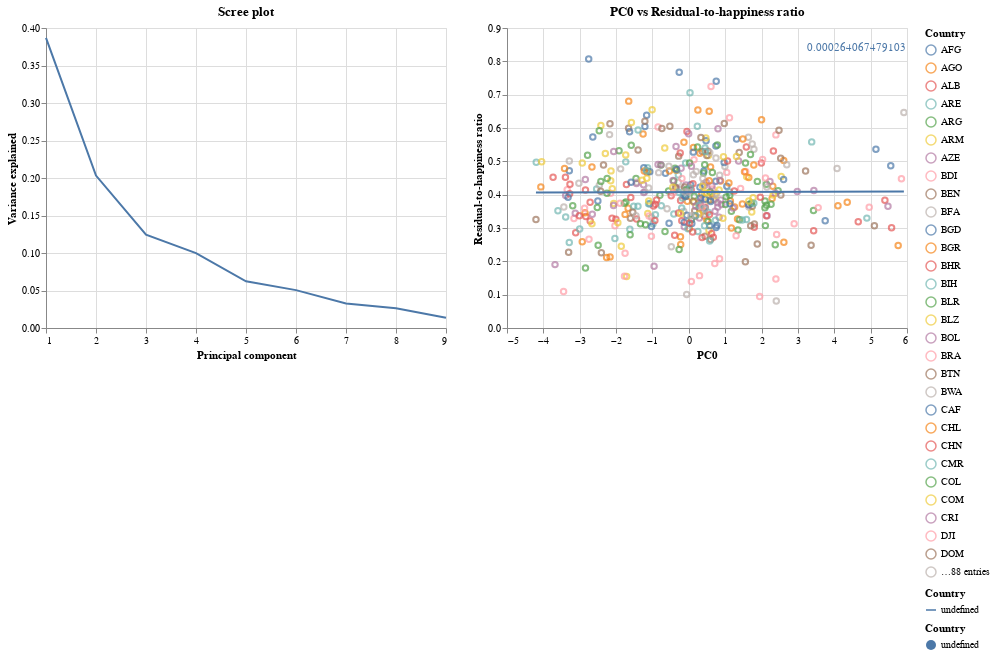

Notebook source saved alongside this figure:
### Code cell
urbanization_residual_ratio.visualize()

### Figure 1 — Vega-Lite specification as saved in the notebook (floating-point values rounded to 4 significant figures; data arrays with more than 128 entries replaced by an {"elided": "..."} marker saying what was removed)
{"config": {"view": {"continuousWidth": 400, "continuousHeight": 300}}, "hconcat": [{"data": {"name": "data-81e33ad8bafad9bc010a22228f01d38b"}, "mark": "line", "encoding": {"x": {"field": "indices", "title": "Principal component", "type": "quantitative"}, "y": {"field": "var_explained", "title": "Variance explained", "type": "quantitative"}}, "title": "Scree plot"}, {"layer": [{"mark": "point", "encoding": {"color": {"field": "Country", "type": "nominal"}, "tooltip": [{"field": "Country", "type": "nominal"}, {"field": "PC0", "type": "quantitative"}, {"field": "Residual-to-happiness ratio", "type": "quantitative"}], "x": {"field": "PC0", "type": "quantitative"}, "y": {"field": "Residual-to-happiness ratio", "type": "quantitative"}}, "selection": {"selector001": {"type": "interval", "bind": "scales", "encodings": ["x", "y"]}}, "title": "PC0 vs Residual-to-happiness ratio"}, {"mark": {"type": "line", "color": "black"}, "encoding": {"color": {"field": "Country", "type": "nominal"}, "tooltip": [{"field": "Country", "type": "nominal"}, {"field": "PC0", "type": "quantitative"}, {"field": "Residual-to-happiness ratio", "type": "quantitative"}], "x": {"field": "PC0", "type": "quantitative"}, "y": {"field": "Residual-to-happiness ratio", "type": "quantitative"}}, "title": "PC0 vs Residual-to-happiness ratio", "transform": [{"on": "PC0", "regression": "Residual-to-happiness ratio"}]}, {"mark": {"type": "text", "align": "left", "color": "black"}, "encoding": {"color": {"field": "Country", "type": "nominal"}, "text": {"field": "slope", "type": "quantitative"}, "tooltip": [{"field": "slope", "title": "Slope", "type": "quantitative"}, {"field": "intercept", "title": "Intercept", "type": "quantitative"}], "x": {"value": 300}, "y": {"value": 20}}, "title": "PC0 vs Residual-to-happiness ratio", "transform": [{"on": "PC0", "regression": "Residual-to-happiness ratio", "params": true}, {"calculate": "datum.coef[0]", "as": "intercept"}, {"calculate": "datum.coef[1]", "as": "slope"}]}], "data": {"name": "data-2c618ab77c907556a737c1a15d21fec5"}, "resolve": {"scale": {"color": "independent"}}}], "$schema": "https://vega.github.io/schema/vega-lite/v4.17.0.json", "datasets": {"data-81e33ad8bafad9bc010a22228f01d38b": [{"indices": 1, "var_explained": 0.3869}, {"indices": 2, "var_explained": 0.2033}, {"indices": 3, "var_explained": 0.1244}, {"indices": 4, "var_explained": 0.09989}, {"indices": 5, "var_explained": 0.06224}, {"indices": 6, "var_explained": 0.05049}, {"indices": 7, "var_explained": 0.03267}, {"indices": 8, "var_explained": 0.02636}, {"indices": 9, "var_explained": 0.01374}], "data-2c618ab77c907556a737c1a15d21fec5": {"elided": "457 records"}}}
